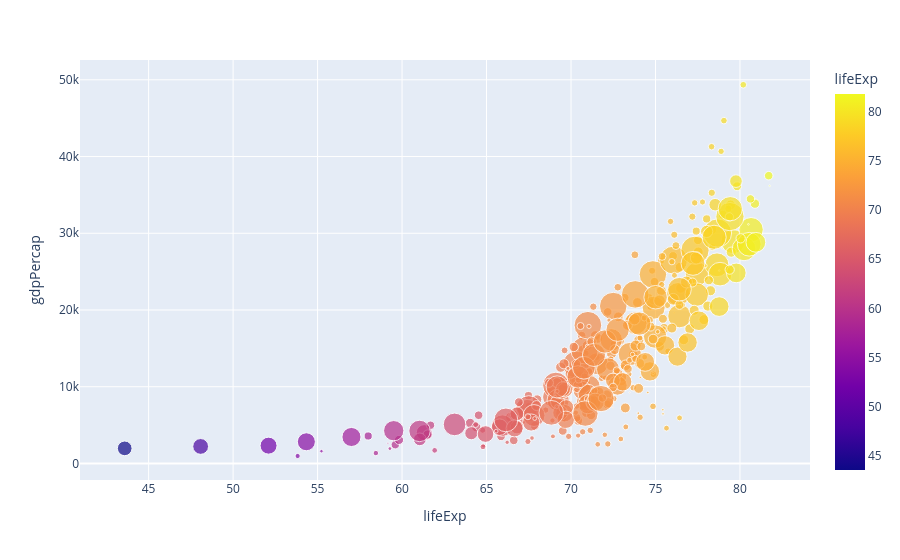

Notebook cell for this chart:
### Code cell
fig = px.scatter(df, x="lifeExp" ,y="gdpPercap", size="pop", color="lifeExp", hover_name="country")
fig.show()
fig = px.line(df, x="year" , y="lifeExp" , color="country", hover_name="iso_alpha")
fig.show()
fig = px.bar(df, x="country", y="lifeExp", color="country", hover_name="pop", color_continuous_scale="ice")
fig.show()

### Figure 1 — Plotly figure (JSON) as saved in the notebook; plotly's stock layout.template omitted (floating-point values rounded to 4 significant figures; data arrays with more than 128 entries replaced by an {"elided": "..."} marker saying what was removed)
{"data": [{"hovertemplate": "<b>%{hovertext}</b><br><br>lifeExp=%{marker.color}<br>gdpPercap=%{y}<br>pop=%{marker.size}<extra></extra>", "hovertext": {"elided": "360 str values"}, "legendgroup": "", "marker": {"color": {"elided": "360 float values"}, "coloraxis": "coloraxis", "size": {"elided": "360 int values"}, "sizemode": "area", "sizeref": 206000.0, "symbol": "circle"}, "mode": "markers", "name": "", "orientation": "v", "showlegend": false, "type": "scatter", "x": {"elided": "360 float values"}, "xaxis": "x", "y": {"elided": "360 float values"}, "yaxis": "y"}], "layout": {"autosize": true, "coloraxis": {"colorbar": {"title": {"text": "lifeExp"}}, "colorscale": [[0, "#0d0887"], [0.1111, "#46039f"], [0.2222, "#7201a8"], [0.3333, "#9c179e"], [0.4444, "#bd3786"], [0.5556, "#d8576b"], [0.6667, "#ed7953"], [0.7778, "#fb9f3a"], [0.8889, "#fdca26"], [1, "#f0f921"]]}, "legend": {"itemsizing": "constant", "tracegroupgap": 0}, "margin": {"t": 60}, "xaxis": {"anchor": "y", "autorange": true, "domain": [0, 1], "range": [41.04, 84.08], "title": {"text": "lifeExp"}, "type": "linear"}, "yaxis": {"anchor": "x", "autorange": true, "domain": [0, 1], "range": [-2925.0, 53110.0], "title": {"text": "gdpPercap"}, "type": "linear"}}}
